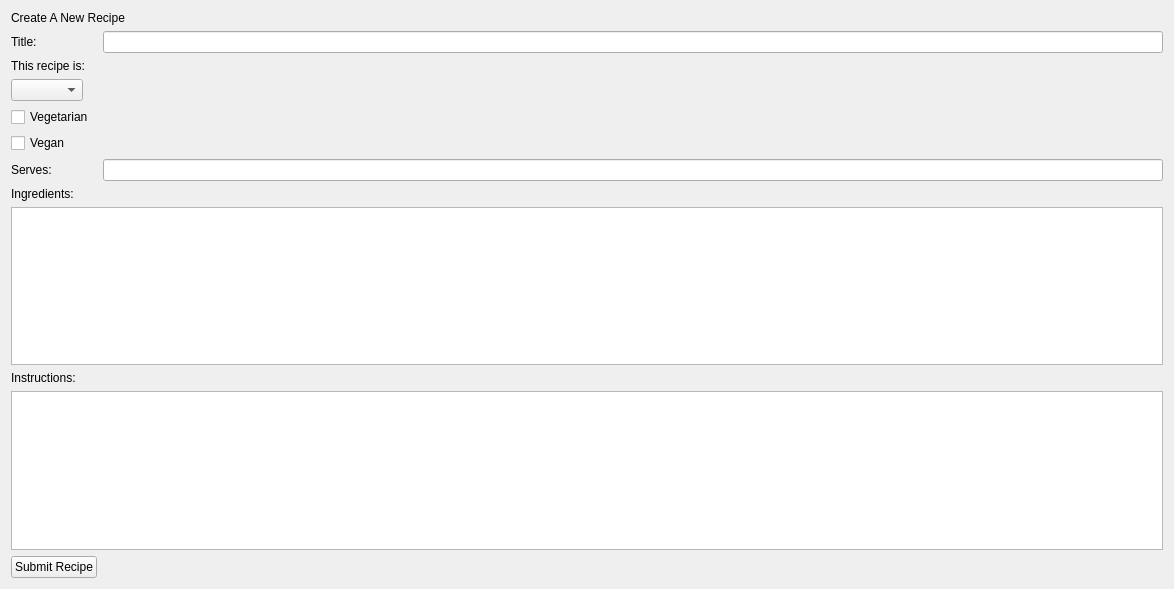
<?xml version="1.0" encoding="UTF-8"?>
<ui version="4.0">
 <class>CreateARecipeWidget</class>
 <widget class="QWidget" name="CreateARecipeWidget">
  <property name="geometry">
   <rect>
    <x>0</x>
    <y>0</y>
    <width>1174</width>
    <height>589</height>
   </rect>
  </property>
  <property name="windowTitle">
   <string>Form</string>
  </property>
  <layout class="QFormLayout" name="formLayout">
   <item row="2" column="0">
    <widget class="QLabel" name="label_2">
     <property name="text">
      <string>Title:</string>
     </property>
    </widget>
   </item>
   <item row="2" column="1">
    <widget class="QLineEdit" name="title_input"/>
   </item>
   <item row="5" column="0">
    <widget class="QLabel" name="label_8">
     <property name="text">
      <string>This recipe is:</string>
     </property>
    </widget>
   </item>
   <item row="6" column="0">
    <widget class="QComboBox" name="public_private_combo"/>
   </item>
   <item row="7" column="0" colspan="2">
    <widget class="QCheckBox" name="vegetarian_check">
     <property name="text">
      <string>Vegetarian</string>
     </property>
    </widget>
   </item>
   <item row="8" column="0">
    <widget class="QCheckBox" name="vegan_check">
     <property name="text">
      <string>Vegan</string>
     </property>
    </widget>
   </item>
   <item row="11" column="0" colspan="2">
    <widget class="QLabel" name="label_3">
     <property name="text">
      <string>Ingredients:</string>
     </property>
    </widget>
   </item>
   <item row="12" column="0" colspan="2">
    <widget class="QTableWidget" name="ingredients_input"/>
   </item>
   <item row="0" column="0" colspan="2">
    <widget class="QLabel" name="label">
     <property name="text">
      <string>Create A New Recipe</string>
     </property>
    </widget>
   </item>
   <item row="15" column="0">
    <widget class="QPushButton" name="commit_button">
     <property name="text">
      <string>Submit Recipe</string>
     </property>
    </widget>
   </item>
   <item row="13" column="0">
    <widget class="QLabel" name="label_7">
     <property name="text">
      <string>Instructions:</string>
     </property>
    </widget>
   </item>
   <item row="14" column="0" colspan="2">
    <widget class="QTextEdit" name="instructions_input"/>
   </item>
   <item row="9" column="0">
    <widget class="QLabel" name="label_4">
     <property name="text">
      <string>Serves: </string>
     </property>
    </widget>
   </item>
   <item row="9" column="1">
    <widget class="QLineEdit" name="serves_input"/>
   </item>
  </layout>
 </widget>
 <resources/>
 <connections/>
</ui>
